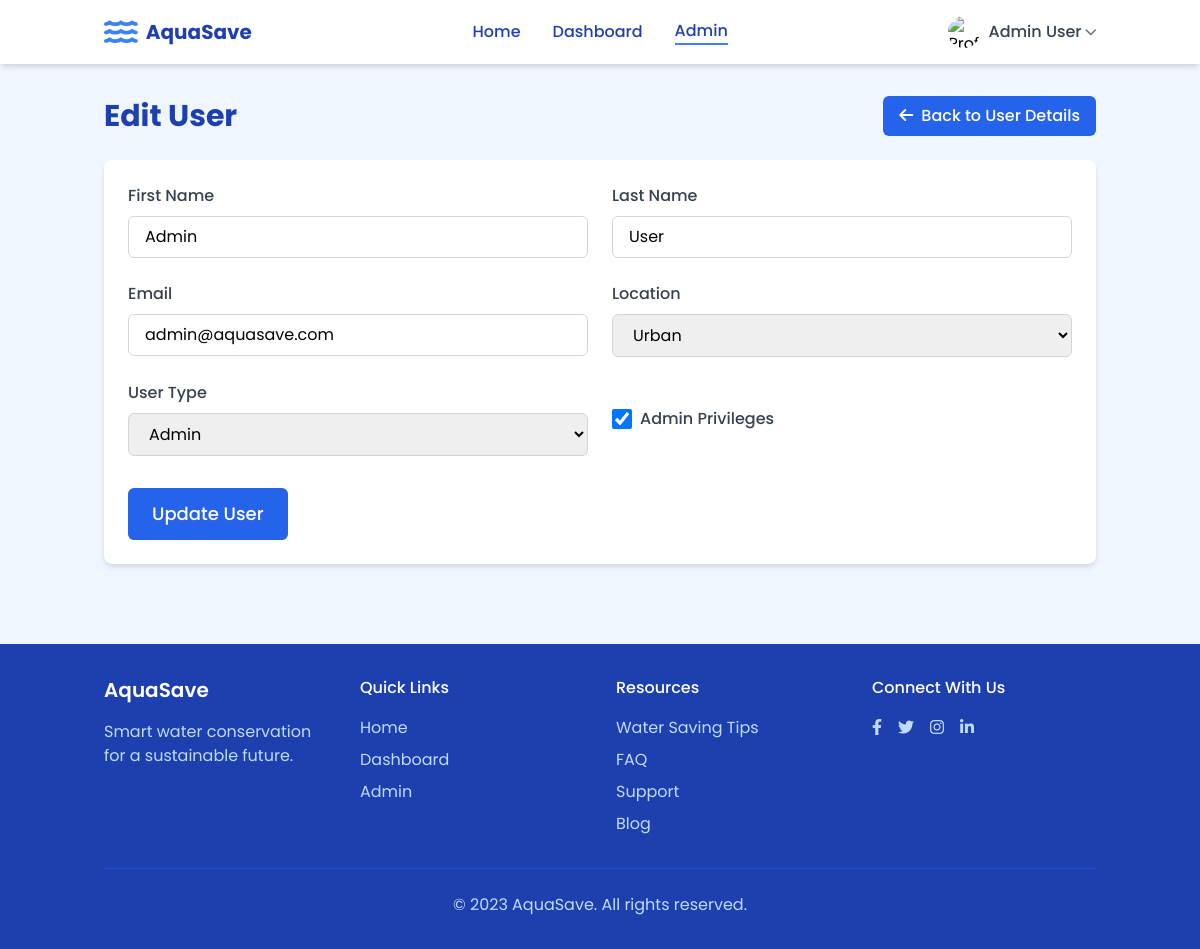
/Frontend/pages/edit_user.php?id=1 (signed in), run on the app's committed database.
### tables this page shows
CREATE TABLE IF NOT EXISTS users (
    id INT NOT NULL PRIMARY KEY AUTO_INCREMENT,
    first_name VARCHAR(50) NOT NULL,
    last_name VARCHAR(50) NOT NULL,
    email VARCHAR(100) NOT NULL UNIQUE,
    password VARCHAR(255) NOT NULL,
    location VARCHAR(50) NOT NULL,
    user_type VARCHAR(20) NOT NULL,
    is_admin TINYINT(1) DEFAULT 0,
    created_at TIMESTAMP DEFAULT CURRENT_TIMESTAMP
);

### Frontend/pages/edit_user.php (the view, shortened to what this page needs)
<?php
require_once "config.php";
$user_id = $_GET["id"];
$first_name = $last_name = $email = $location = $user_type = "";
$first_name_err = $last_name_err = $email_err = $location_err = $user_type_err = "";
$is_admin = 0;
if(isset($conn) && $conn) {
    $sql = "SELECT * FROM users WHERE id = ?";
    if($stmt = mysqli_prepare($conn, $sql)){
        mysqli_stmt_bind_param($stmt, "i", $user_id);
        if(mysqli_stmt_execute($stmt)){
            $result = mysqli_stmt_get_result($stmt);
            if(mysqli_num_rows($result) == 1){
                $user = mysqli_fetch_assoc($result);
                $first_name = $user["first_name"];
                $last_name = $user["last_name"];
                $email = $user["email"];
                $location = $user["location"];
                $user_type = $user["user_type"];
                $is_admin = $user["is_admin"];
            } else {
                header("location: admin.php?error=User not found");
                exit;
            }
        } else {
            header("location: admin.php?error=Something went wrong. Please try again later.");
            exit;
        }
    }
}
?>
<!DOCTYPE html>
<html lang="en">
<head>
    <link href="https://cdn.jsdelivr.net/npm/tailwindcss@2.2.19/dist/tailwind.min.css" rel="stylesheet">
    <link rel="stylesheet" href="https://cdnjs.cloudflare.com/ajax/libs/font-awesome/6.0.0-beta3/css/all.min.css">
    <link rel="stylesheet" href="../css/styles.css">
</head>
<body class="bg-blue-50 font-poppins">
    <nav class="bg-white shadow-md fixed w-full z-10">
        <div class="container mx-auto px-4">
            <div class="flex justify-between items-center py-4">
                <div class="flex items-center">
                    <a href="../index.html" class="flex items-center">
                        <i class="fas fa-water text-blue-500 text-3xl mr-2"></i>
                        <span class="text-blue-800 font-bold text-xl">AquaSave</span>
                    </a>
                </div>
                <div class="hidden md:flex items-center space-x-8">
                    <a href="../index.html" class="text-blue-800 hover:text-blue-600 font-medium">Home</a>
                    <a href="dashboard.php" class="text-blue-800 hover:text-blue-600 font-medium">Dashboard</a>
                    <a href="admin.php" class="text-blue-800 hover:text-blue-600 font-medium border-b-2 border-blue-500">Admin</a>
                </div>
                <div class="flex items-center">
                    <div class="hidden md:block">
                        <div class="relative group">
                            <div class="flex items-center cursor-pointer">
                                <img src="https://images.unsplash.com/photo-1495774539583-885e02cca8c2" alt="Profile" class="h-8 w-8 rounded-full object-cover">
                                <span class="ml-2 text-gray-700 font-medium"><?php echo htmlspecialchars($_SESSION["first_name"] . " " . $_SESSION["last_name"]); ?></span>
                                <i class="fas fa-chevron-down text-xs ml-1 text-gray-500"></i>
                            </div>
                        </div>
                    </div>
                </div>
            </div>
        </div>
    </nav>
    <section class="pt-24 pb-12">
        <div class="container mx-auto px-4">
            <div class="flex justify-between items-center mb-6">
                <h1 class="text-2xl md:text-3xl font-bold text-blue-800">Edit User</h1>
                <a href="view_user.php?id=<?php echo $user_id; ?>" class="bg-blue-600 hover:bg-blue-700 text-white py-2 px-4 rounded-md font-medium transition">
                    <i class="fas fa-arrow-left mr-1"></i> Back to User Details
                </a>
            </div>
            <div class="bg-white rounded-lg shadow-md p-6 mb-8">
                <form action="<?php echo htmlspecialchars($_SERVER["PHP_SELF"]) . "?id=" . $user_id; ?>" method="post">
                    <div class="grid grid-cols-1 md:grid-cols-2 gap-6">
                        <div>
                            <label for="first_name" class="block text-gray-700 font-medium mb-2">First Name</label>
                            <input type="text" id="first_name" name="first_name"
                                   class="w-full px-4 py-2 border border-gray-300 rounded-md focus:outline-none focus:ring-2 focus:ring-blue-500 focus:border-transparent <?php echo (!empty($first_name_err)) ? 'border-red-500' : ''; ?>"
                                   value="<?php echo htmlspecialchars($first_name); ?>">
                        </div>
                        <div>
                            <label for="last_name" class="block text-gray-700 font-medium mb-2">Last Name</label>
                            <input type="text" id="last_name" name="last_name"
                                   class="w-full px-4 py-2 border border-gray-300 rounded-md focus:outline-none focus:ring-2 focus:ring-blue-500 focus:border-transparent <?php echo (!empty($last_name_err)) ? 'border-red-500' : ''; ?>"
                                   value="<?php echo htmlspecialchars($last_name); ?>">
                        </div>
                        <div>
                            <label for="email" class="block text-gray-700 font-medium mb-2">Email</label>
                            <input type="email" id="email" name="email"
                                   class="w-full px-4 py-2 border border-gray-300 rounded-md focus:outline-none focus:ring-2 focus:ring-blue-500 focus:border-transparent <?php echo (!empty($email_err)) ? 'border-red-500' : ''; ?>"
                                   value="<?php echo htmlspecialchars($email); ?>">
                        </div>
                        <div>
                            <label for="location" class="block text-gray-700 font-medium mb-2">Location</label>
                            <select id="location" name="location"
                                    class="w-full px-4 py-2 border border-gray-300 rounded-md focus:outline-none focus:ring-2 focus:ring-blue-500 focus:border-transparent <?php echo (!empty($location_err)) ? 'border-red-500' : ''; ?>">
                                <option value="urban" <?php echo ($location == "urban") ? "selected" : ""; ?>>Urban</option>
                            </select>
                        </div>
                        <div>
                            <label for="user_type" class="block text-gray-700 font-medium mb-2">User Type</label>
                            <select id="user_type" name="user_type"
                                    class="w-full px-4 py-2 border border-gray-300 rounded-md focus:outline-none focus:ring-2 focus:ring-blue-500 focus:border-transparent <?php echo (!empty($user_type_err)) ? 'border-red-500' : ''; ?>">
                                <option value="admin" <?php echo ($user_type == "admin") ? "selected" : ""; ?>>Admin</option>
                            </select>
                        </div>
                        <div class="flex items-center">
                            <input type="checkbox" id="is_admin" name="is_admin" class="h-5 w-5 text-blue-600" <?php echo ($is_admin == 1) ? "checked" : ""; ?>>
                            <label for="is_admin" class="ml-2 block text-gray-700 font-medium">Admin Privileges</label>
                        </div>
                    </div>
                    <div class="mt-8">
                        <button type="submit" class="bg-blue-600 hover:bg-blue-700 text-white py-3 px-6 rounded-md font-medium text-lg transition">
                            Update User
                        </button>
                    </div>
                </form>
            </div>
        </div>
    </section>
    <footer class="bg-blue-800 text-white py-8">
        <div class="container mx-auto px-4">
            <div class="grid grid-cols-1 md:grid-cols-4 gap-8">
                <div>
                    <h3 class="text-xl font-semibold mb-4">AquaSave</h3>
                    <p class="text-blue-200">Smart water conservation for a sustainable future.</p>
                </div>
                <div>
                    <h4 class="font-medium mb-4">Quick Links</h4>
                    <ul class="space-y-2">
                        <li><a href="../index.html" class="text-blue-200 hover:text-white">Home</a></li>
                        <li><a href="dashboard.php" class="text-blue-200 hover:text-white">Dashboard</a></li>
                        <li><a href="admin.php" class="text-blue-200 hover:text-white">Admin</a></li>
                    </ul>
                </div>
                <div>
                    <h4 class="font-medium mb-4">Resources</h4>
                    <ul class="space-y-2">
                        <li><a href="tips.html" class="text-blue-200 hover:text-white">Water Saving Tips</a></li>
                        <li><a href="#" class="text-blue-200 hover:text-white">FAQ</a></li>
                        <li><a href="#" class="text-blue-200 hover:text-white">Support</a></li>
                        <li><a href="#" class="text-blue-200 hover:text-white">Blog</a></li>
                    </ul>
                </div>
                <div>
                    <h4 class="font-medium mb-4">Connect With Us</h4>
                    <div class="flex space-x-4">
                        <a href="#" class="text-blue-200 hover:text-white"><i class="fab fa-facebook-f"></i></a>
                        <a href="#" class="text-blue-200 hover:text-white"><i class="fab fa-twitter"></i></a>
                        <a href="#" class="text-blue-200 hover:text-white"><i class="fab fa-instagram"></i></a>
                        <a href="#" class="text-blue-200 hover:text-white"><i class="fab fa-linkedin-in"></i></a>
                    </div>
                </div>
            </div>
            <div class="border-t border-blue-700 mt-8 pt-6 text-center">
                <p class="text-blue-200">&copy; 2023 AquaSave. All rights reserved.</p>
            </div>
        </div>
    </footer>
</body>
</html>

### Frontend/css/styles.css (style rules this page uses)
.font-poppins { font-family: 'Poppins', sans-serif; }
:root { --primary: #00bcd4; --primary-dark: #0097a7; --secondary: #ff5722; --secondary-light: #ff8a65; --dark: #263238; --light: #eceff1; --accent: #7c4dff; --success: #4caf50; --warning: #ffc107; --danger: #f44336; --gray-light: #f5f7fa; --gray: #b0bec5; }

### data on the page
users: first_name "Admin", last_name "User", email "admin@aquasave.com", location "Urban", user_type "Admin", is_admin "☑"

### other printed values
$_SESSION["first_name"] . " " . $_SESSION["last_name"] "Admin User"
